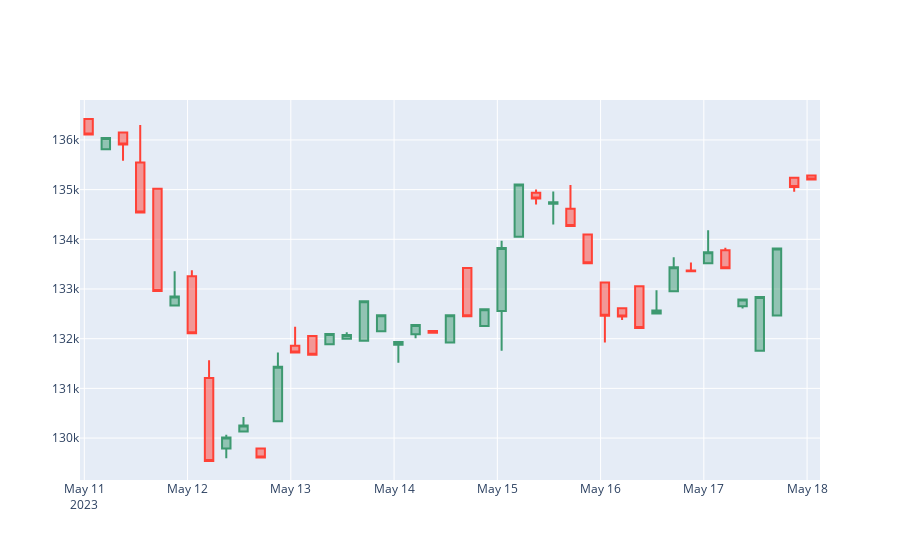

Notebook source saved alongside this figure:
### Code cell
fig = go.Figure(
    data=[
        go.Candlestick(
            x=df_final_ohlc['data_hora'],
            open=df_final_ohlc['open'],
            high=df_final_ohlc['high'],
            low=df_final_ohlc['low'],
            close=df_final_ohlc['close']
        )
    ]
)

fig.update_layout(xaxis_rangeslider_visible=False, )
fig.update_xaxes(
    rangeslider_visible=False,
    # rangeselector=dict(
    #     buttons=list([
    #         dict(count=15, label="15m", step="minute", stepmode="backward"),
    #         dict(count=45, label="45m", step="minute", stepmode="backward"),
    #         dict(count=1, label="HTD", step="hour", stepmode="todate"),
    #         dict(count=3, label="3h", step="hour", stepmode="backward"),
    #         dict(step="all")
    #     ])
    # )
)

fig.show()
